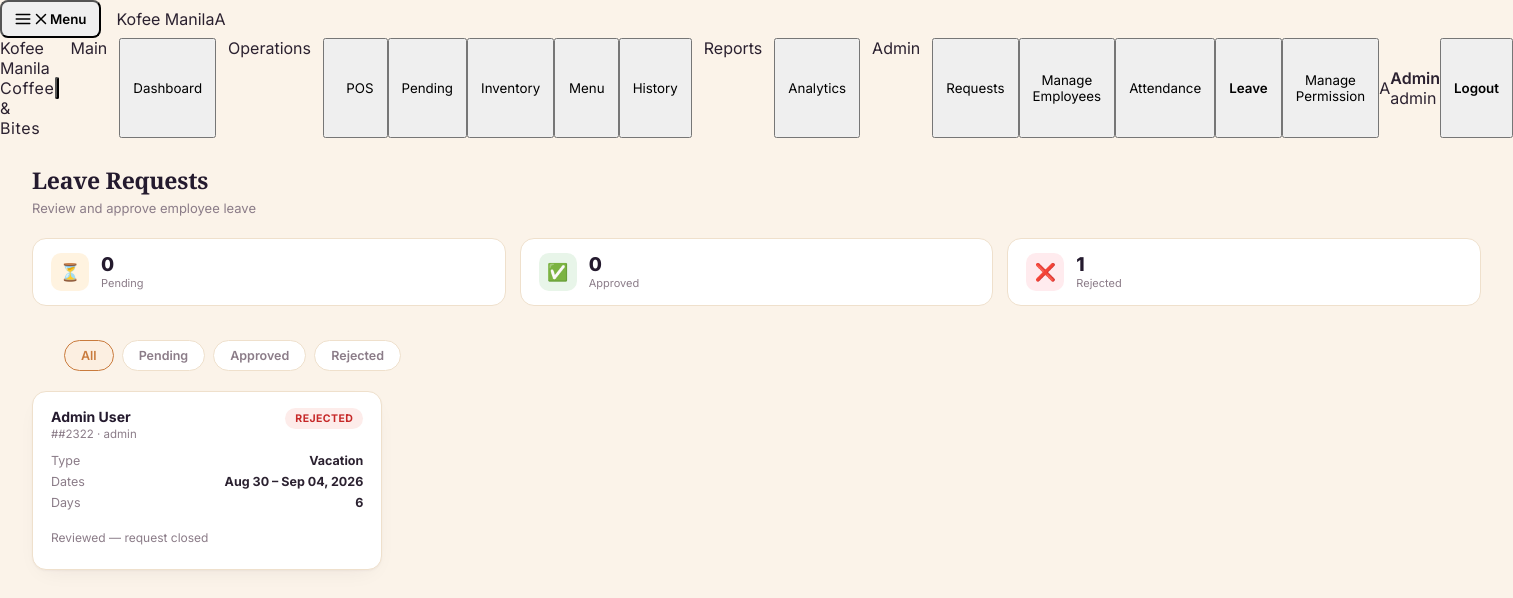
Screenshot of /POS/php/leave_requests.php (signed in) with the database file from the repository.
### tables this page shows
CREATE TABLE `leave_requests` (
  `id` int(11) NOT NULL,
  `employee_id` int(11) NOT NULL,
  `leave_type` varchar(30) NOT NULL DEFAULT 'Vacation',
  `start_date` date NOT NULL,
  `end_date` date NOT NULL,
  `days_count` int(11) NOT NULL DEFAULT 1,
  `reason` varchar(500) DEFAULT NULL,
  `status` enum('pending','approved','rejected') NOT NULL DEFAULT 'pending',
  `reviewed_by` int(11) DEFAULT NULL,
  `reviewed_at` datetime DEFAULT NULL,
  `created_at` timestamp NOT NULL DEFAULT current_timestamp()
);

CREATE TABLE `employees` (
  `id` int(11) NOT NULL,
  `user_id` int(11) DEFAULT NULL,
  `employee_code` varchar(50) NOT NULL,
  `firstname` varchar(50) NOT NULL,
  `lastname` varchar(50) NOT NULL,
  `position` varchar(100) NOT NULL,
  `department` varchar(50) DEFAULT NULL,
  `contact_number` varchar(30) DEFAULT NULL,
  `email` varchar(255) DEFAULT NULL,
  `hire_date` date DEFAULT NULL,
  `employment_type` varchar(30) DEFAULT NULL,
  `base_salary` decimal(10,2) DEFAULT NULL,
  `status` enum('active','inactive') NOT NULL DEFAULT 'active',
  `created_at` timestamp NOT NULL DEFAULT current_timestamp()
);

### POS/php/leave_requests.php (the view, shortened to what the rows shown need)
<?php
require_once '../includes/auth.php';
require_once '../includes/permissions.php';
$pdo   = get_db();
$user  = current_user();
$role  = $user['role'] ?? 'crew';
$is_reviewer = in_array($role, ['admin', 'hr']);
$where  = '1=1';
$params = [];
$stmt = $pdo->prepare("
    SELECT lr.*, e.firstname, e.lastname, e.employee_code, e.department
    FROM leave_requests lr
    JOIN employees e ON e.id = lr.employee_id
    WHERE $where
    ORDER BY FIELD(lr.status,'pending','approved','rejected'), lr.created_at DESC
");
$stmt->execute($params);
$leaves = $stmt->fetchAll();
?>
<!DOCTYPE html>
<html lang="en">
<head>
<link rel="stylesheet" href="../css/style.css"/>
<link rel="stylesheet" href="../css/sidebar.css"/>
<link rel="stylesheet" href="../css/leave_requests.css"/>
</head>
<body>
<?php include("../includes/sidebar.php"); ?>
<div id="page-leave" class="page active">
  <div class="page-header">
    <div>
      <h1>Leave Requests</h1>
    </div>
  </div>
  <div class="page-body">
    <div class="leave-grid">
      <?php if (empty($leaves)): ?>
        <div class="empty-state">🫙 No leave requests found.</div>
      <?php else: foreach ($leaves as $l): ?>
        <div class="leave-card">
          <div class="lc-head">
            <div>
              <div class="lc-name"><?= htmlspecialchars($l['firstname'].' '.$l['lastname']) ?></div>
              <div class="lc-sub">#<?= htmlspecialchars($l['employee_code']) ?> · <?= htmlspecialchars($l['department']) ?></div>
            </div>
            <span class="status-badge status-<?= $l['status'] ?>"><?= ucfirst($l['status']) ?></span>
          </div>
          <div class="lc-body">
            <div class="lc-row"><span>Type</span><strong><?= htmlspecialchars($l['leave_type']) ?></strong></div>
            <div class="lc-row"><span>Dates</span><strong><?= date('M d', strtotime($l['start_date'])) ?> – <?= date('M d, Y', strtotime($l['end_date'])) ?></strong></div>
            <div class="lc-row"><span>Days</span><strong><?= $l['days_count'] ?></strong></div>
          </div>
          <div class="lc-actions">
            <?php if ($is_reviewer): ?>
              <?php if ($l['status'] === 'pending'): ?>
                <form method="POST" style="display:inline;flex:1">
                  <input type="hidden" name="action" value="review"/>
                  <input type="hidden" name="id" value="<?= $l['id'] ?>"/>
                  <input type="hidden" name="status" value="approved"/>
                  <button type="submit" class="act-btn act-activate" style="width:100%">✅ Approve</button>
                </form>
                <form method="POST" style="display:inline;flex:1">
                  <input type="hidden" name="action" value="review"/>
                  <input type="hidden" name="id" value="<?= $l['id'] ?>"/>
                  <input type="hidden" name="status" value="rejected"/>
                  <button type="submit" class="act-btn act-block" style="width:100%">❌ Reject</button>
                </form>
              <?php else: ?>
                <span style="color:var(--text-muted);font-size:12px;padding:8px 0">Reviewed — request closed</span>
              <?php endif; ?>
            <?php endif; ?>
          </div>
        </div>
      <?php endforeach; endif; ?>
    </div>
  </div>
</div>
</body>
</html>

### POS/includes/sidebar.php (shortened to what the rows shown need)
<?php
require_once __DIR__ . '/permissions.php';
$user    = current_user();
$role    = $user['role']  ?? 'crew';
$roles   = $user['roles'] ?? [$role];
$initials = strtoupper(substr($user['firstname'] ?: $user['username'] ?: '?', 0, 1));
?>
<header class="fixed top-0 inset-x-0 h-14 z-[200] flex items-center gap-3 px-4
               bg-[var(--espresso,#2c1a0e)] text-[var(--cream,#fbf3e9)] shadow-md">
    <button id="sidebar-menu-btn" onclick="toggleSidebar()"
        class="flex items-center gap-2 px-3 py-2 rounded-lg text-[13px] font-semibold
               bg-[rgba(251,243,233,0.08)] hover:bg-[rgba(251,243,233,0.16)] transition-colors duration-150"
        aria-expanded="false" aria-controls="main-sidebar">
        <svg id="menu-icon-open" width="18" height="18" viewBox="0 0 24 24" fill="none" stroke="currentColor"
             stroke-width="2" stroke-linecap="round"><path d="M3 6h18M3 12h18M3 18h18"/></svg>
        <svg id="menu-icon-close" width="18" height="18" viewBox="0 0 24 24" fill="none" stroke="currentColor"
             stroke-width="2" stroke-linecap="round" class="hidden"><path d="M6 6l12 12M18 6L6 18"/></svg>
        <span>Menu</span>
    </button>
    <div class="flex items-center gap-2.5 min-w-0">
        <div class="w-8 h-8 rounded-[9px] flex items-center justify-center flex-shrink-0
                    bg-[linear-gradient(150deg,var(--caramel,#c47d3e)_0%,var(--espresso-deep,#1c1108)_140%)]">
        </div>
        <span class="font-['Playfair_Display',serif] font-bold text-[15px] truncate">Kofee Manila</span>
    </div>
    <div class="w-8 h-8 rounded-full flex items-center justify-center flex-shrink-0 text-[12px] font-extrabold
                bg-[linear-gradient(150deg,var(--caramel-light,#d9a06b),var(--caramel,#c47d3e))]
                text-[var(--espresso-deep,#1c1108)]">
        <?= htmlspecialchars($initials) ?>
    </div>
</header>
<nav id="main-sidebar"
     class="fixed top-0 left-0 h-full w-[248px] z-[230] flex flex-col
            px-3.5 pt-4 pb-4 overflow-y-auto
            bg-[linear-gradient(165deg,var(--espresso,#2c1a0e)_0%,var(--espresso-deep,#1c1108)_115%)]
            text-[var(--cream,#fbf3e9)]
            -translate-x-full transition-transform duration-300 ease-out">
    <div class="flex items-center gap-2.5 p-2.5 rounded-xl bg-[rgba(251,243,233,0.06)] mb-2">
        <div class="w-8 h-8 rounded-full flex items-center justify-center flex-shrink-0 text-[12px] font-extrabold
                    bg-[linear-gradient(150deg,var(--caramel-light,#d9a06b),var(--caramel,#c47d3e))]
                    text-[var(--espresso-deep,#1c1108)]">
            <?= htmlspecialchars($initials) ?>
        </div>
        <div class="leading-tight overflow-hidden">
            <div class="text-[12.5px] font-semibold text-[var(--cream,#fbf3e9)] truncate">
                <?= htmlspecialchars($user['firstname'] ?: $user['username']) ?>
            </div>
            <div class="text-[10.5px] text-[var(--caramel-light,#d9a06b)] capitalize truncate" title="<?= htmlspecialchars(implode(', ', $roles)) ?>">
                <?= htmlspecialchars(implode(' + ', $roles)) ?>
            </div>
        </div>
    </div>
</nav>

### rows the page displays
leave_requests: employee.firstname "A", employee.firstname "Admin", employee.lastname "Admin User", employee.employee_code "#2322", employee.department "admin", status "REJECTED", leave_type "Vacation", start_date "Aug 30", end_date "Sep 04, 2026", days_count "6", shows "Reviewed — request closed"

### other values shown
implode(' + ', $roles) "admin"
$pending_c "0"
$approved_c "0"
$rejected_c "1"
